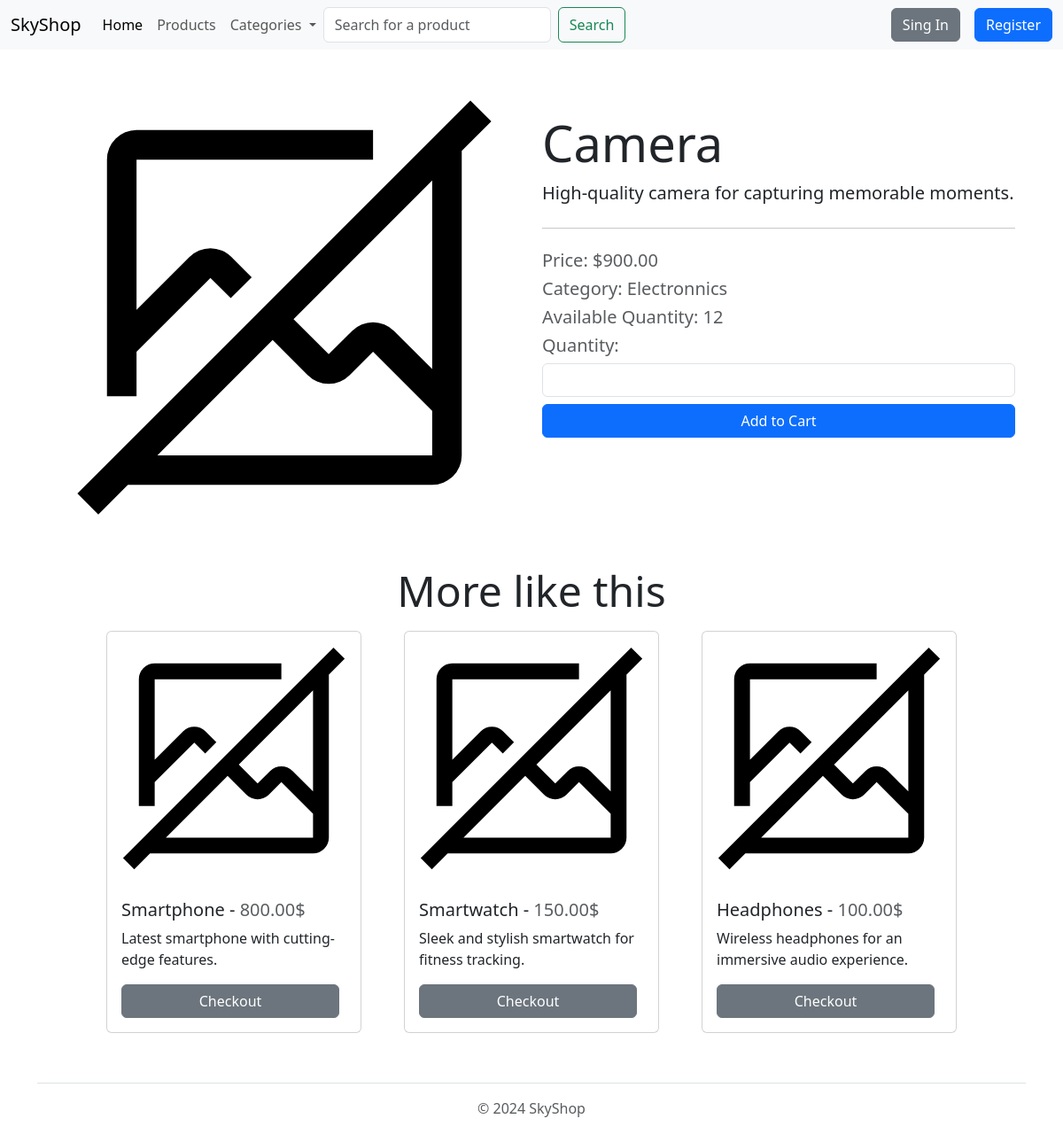
The app's page /product/758/ with its own data.
### store/models.py (models this page shows, shortened)
class Product(models.Model):
    title = models.CharField(max_length=100, unique=True)
    description = models.TextField()
    price = models.DecimalField(max_digits=10, decimal_places=2)
    category = models.ForeignKey(Category, on_delete=models.CASCADE)
    image = models.ImageField(upload_to='products', null=True, blank=True)
    quantity = models.PositiveIntegerField()
    discount = models.PositiveIntegerField(null=True, blank=True)
    sales_count = models.PositiveIntegerField(default=0)

class Category(models.Model):
    name = models.CharField(max_length=100, unique=True)

### store/views.py (the view)
# urls.py: path('product/<int:pk>/', ProductDetailView.as_view(), name='products'),
class ProductDetailView(DetailView):
    model = Product
    template_name = 'product.html'
    def get_context_data(self, **kwargs):
        context = super().get_context_data(**kwargs)
        if self.get_object().discount:
            context['discounted_price'] = round(self.get_object(
            ).price * Decimal(self.get_object().discount / 100), 2)
        context['more_like_this'] = self.get_more_like_this()
        return context
    def get_more_like_this(self):
        category = self.get_object().category
        products = Product.objects.filter(
            category=category, quantity__gt=0).exclude(title__contains=self.get_object().title).order_by('-sales_count')[0:3]
        return products

### store/context_processor.py (called while the page is built)
def categories_context(request):
    categories = Category.objects.all()
    return {'categories': categories}

### store/templates/product.html (shortened to what this page needs)
{% extends 'base.html' %}
{% load static %}
{% block content %}
  <div class="container mt-4">
    <div class="row">
      <div class="col-md-6">
        {% if object.image %}
          <img class="img-fluid" src="{{ object.image.url }}" alt="{{ object.title }}">
        {% else %}
          <img class="img-fluid" src="{% static 'images/no-image.svg' %}" alt="No Image">
        {% endif %}
      </div>
      <div class="col-md-6 pt-5">
        <div class="jumbotron">
            <h1 class="display-4">{{ object.title }}</h1>
            <p class="lead">{{ object.description }}</p>
            <hr class="my-4">
            {% if object.discount %}
            <p class="h5 text-muted ">Price: $<span class="text-decoration-line-through">{{ object.price }} </span>- {{discounted_price}}$</p>
            {% else %}
            <p class="h5 text-muted">Price: ${{ object.price }}</p>
            {% endif %}
            <p class="h5 text-muted">Category: {{ object.category.name }}</p>
            {% if object.quantity > 0 %}
            <p class="h5 text-muted">Available Quantity: {{ object.quantity }}</p>
            {% else %}
            <p class="h5 text-danger">Product Unavailable</p>
            {% endif %}
            <form method="post" action="" class="d-flex flex-column gap-2">
            <div>
                <label for="quantity" class="h5 text-muted">Quantity:</label>
                <input class="form-control" type="number" name="quantity" id="quantity" min="1" max="{{ object.quantity }}" required>
            </div>
            {% if object.quantity > 0 %}
            <a href="{% url 'add-product' product_id=product.id %}" class="btn btn-primary">Add to Cart</a>
            {% else %}
            <a type="submit" class="btn btn-danger disabled">Product Unavailable</a>
            {% endif %}
            </form>
        </div>
      </div>
    </div>
    <div class="jumbotron">
        <p class="display-5 text-center mt-4">More like this</p>
    </div>
    <div class="d-flex justify-content-center gap-5">
        {% for product in more_like_this %}
        <div class="card" style="width: 18rem;">
            <img src="{% if product.image %}{{ product.image.url }}{% else %}{% static 'images/no-image.svg' %}{% endif %}" class="card-img-top" alt="...">
            <div class="card-body">
                <h5 class="card-title">{{ product.title }} - <span class="text-muted">{{ product.price }}$</span></h5>
                <p class="card-text">{{ product.description }}</p>
                <div class="d-grid gap-2 d-md-flex justify-content-md-start">
                    <a class="btn btn-secondary me-md-2 w-100" type="button" href="{% url 'products' pk=product.id %}">Checkout</a>
                </div>
            </div>
        </div>
        {% endfor %}
    </div>
  </div>
{% endblock %}

### records on screen
Product: title "Camera", description "High-quality camera for capturing memorable moments.", price "900.00", category.name "Electronnics", quantity "12"
Product: title "Smartphone", price "800.00", description "Latest smartphone with cutting-edge features."
Product: title "Smartwatch", price "150.00", description "Sleek and stylish smartwatch for fitness tracking."
Product: title "Headphones", price "100.00", description "Wireless headphones for an immersive audio experience."
